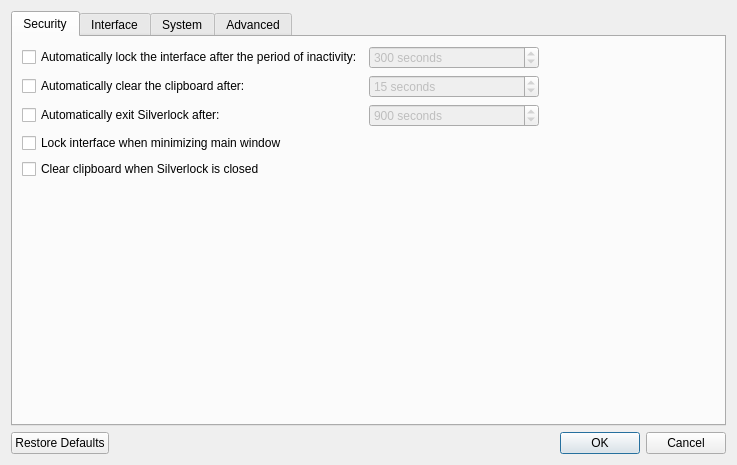
<?xml version="1.0" encoding="UTF-8"?>
<ui version="4.0">
 <class>PreferencesDialog</class>
 <widget class="QDialog" name="PreferencesDialog">
  <property name="geometry">
   <rect>
    <x>0</x>
    <y>0</y>
    <width>737</width>
    <height>465</height>
   </rect>
  </property>
  <property name="windowTitle">
   <string>Preferences</string>
  </property>
  <layout class="QVBoxLayout" name="verticalLayout">
   <item>
    <layout class="QHBoxLayout" name="horizontalLayout_3">
     <item>
      <widget class="QTabWidget" name="tabWidget">
       <property name="currentIndex">
        <number>0</number>
       </property>
       <widget class="QWidget" name="securityTab">
        <attribute name="title">
         <string>Security</string>
        </attribute>
        <layout class="QGridLayout" name="gridLayout">
         <item row="0" column="0">
          <widget class="QCheckBox" name="lockWorkspaceTimeoutCheckBox">
           <property name="whatsThis">
            <string>Checking this option will cause each open Silverlock window to lock its workspace after you have not interacted with the window (by using the mouse or keyboard in any way while the window is in focus) for the specified amount of time.</string>
           </property>
           <property name="text">
            <string>Automatically lock the interface after the period of inactivity:</string>
           </property>
          </widget>
         </item>
         <item row="0" column="1">
          <widget class="QSpinBox" name="lockWorkspaceTimeoutSpinBox">
           <property name="enabled">
            <bool>false</bool>
           </property>
           <property name="suffix">
            <string> seconds</string>
           </property>
           <property name="minimum">
            <number>1</number>
           </property>
           <property name="maximum">
            <number>31536000</number>
           </property>
           <property name="value">
            <number>300</number>
           </property>
          </widget>
         </item>
         <item row="1" column="0">
          <widget class="QCheckBox" name="autoClearClipboardCheckBox">
           <property name="whatsThis">
            <string>Checking this option will automatically clear the clipboard the specified amount of time after some text is copied from the entry table. This will not affect copy and paste operations done outside of the entry table or outside of Silverlock.</string>
           </property>
           <property name="text">
            <string>Automatically clear the clipboard after:</string>
           </property>
          </widget>
         </item>
         <item row="2" column="0">
          <widget class="QCheckBox" name="autoExitCheckBox">
           <property name="whatsThis">
            <string>Checking this option will cause Silverlock to automatically exit after you have not interacted with any window (by using the mouse or keyboard in any way while the window is in focus) for the specified amount of time.</string>
           </property>
           <property name="text">
            <string>Automatically exit Silverlock after:</string>
           </property>
          </widget>
         </item>
         <item row="3" column="0" colspan="3">
          <widget class="QCheckBox" name="lockWhenMinimizingCheckBox">
           <property name="whatsThis">
            <string>Checking this option will automatically lock the interface whenever the window is minimized.</string>
           </property>
           <property name="text">
            <string>Lock interface when minimizing main window</string>
           </property>
          </widget>
         </item>
         <item row="4" column="0" colspan="2">
          <widget class="QCheckBox" name="clearClipboardWhenClosingCheckBox">
           <property name="whatsThis">
            <string>Checking this option will cause Silverlock to clear the clipboard each time one of its windows is closed.</string>
           </property>
           <property name="text">
            <string>Clear clipboard when Silverlock is closed</string>
           </property>
          </widget>
         </item>
         <item row="1" column="1">
          <widget class="QSpinBox" name="autoClearClipboardSpinBox">
           <property name="enabled">
            <bool>false</bool>
           </property>
           <property name="suffix">
            <string> seconds</string>
           </property>
           <property name="minimum">
            <number>1</number>
           </property>
           <property name="maximum">
            <number>31536000</number>
           </property>
           <property name="value">
            <number>15</number>
           </property>
          </widget>
         </item>
         <item row="5" column="0">
          <spacer name="verticalSpacer">
           <property name="orientation">
            <enum>Qt::Vertical</enum>
           </property>
           <property name="sizeHint" stdset="0">
            <size>
             <width>20</width>
             <height>40</height>
            </size>
           </property>
          </spacer>
         </item>
         <item row="2" column="1">
          <widget class="QSpinBox" name="autoExitSpinBox">
           <property name="enabled">
            <bool>false</bool>
           </property>
           <property name="suffix">
            <string> seconds</string>
           </property>
           <property name="minimum">
            <number>60</number>
           </property>
           <property name="maximum">
            <number>31536000</number>
           </property>
           <property name="value">
            <number>900</number>
           </property>
          </widget>
         </item>
        </layout>
       </widget>
       <widget class="QWidget" name="interfaceTab">
        <attribute name="title">
         <string>Interface</string>
        </attribute>
        <layout class="QVBoxLayout" name="verticalLayout_2">
         <item>
          <widget class="QCheckBox" name="minimizeToTrayCheckBox">
           <property name="whatsThis">
            <string>Checking this option will automatically hide the window when it is minimized. It can be restored again by clicking Silverlock's system tray icon.</string>
           </property>
           <property name="text">
            <string>Minimize to system tray instead of taskbar or dock</string>
           </property>
          </widget>
         </item>
         <item>
          <widget class="QCheckBox" name="minimizeAfterClipboardCheckBox">
           <property name="whatsThis">
            <string>Checking this option will automatically minimize Silverlock whenever data is copied to the clipboard in the entry view. This will not affect clipboard operations outside the entry view or outside of Silverlock.</string>
           </property>
           <property name="text">
            <string>Minimize Silverlock after copying data to the clipboard</string>
           </property>
          </widget>
         </item>
         <item>
          <widget class="QCheckBox" name="minimizeAfterLockCheckBox">
           <property name="whatsThis">
            <string>Checking this option will minimize the Silverlock window whenever the interface is locked.</string>
           </property>
           <property name="text">
            <string>Minimize Silverlock after locking the interface</string>
           </property>
          </widget>
         </item>
         <item>
          <spacer name="verticalSpacer_2">
           <property name="orientation">
            <enum>Qt::Vertical</enum>
           </property>
           <property name="sizeHint" stdset="0">
            <size>
             <width>20</width>
             <height>40</height>
            </size>
           </property>
          </spacer>
         </item>
         <item>
          <layout class="QHBoxLayout" name="horizontalLayout_2">
           <item>
            <spacer name="horizontalSpacer_2">
             <property name="orientation">
              <enum>Qt::Horizontal</enum>
             </property>
             <property name="sizeHint" stdset="0">
              <size>
               <width>40</width>
               <height>20</height>
              </size>
             </property>
            </spacer>
           </item>
           <item>
            <widget class="QPushButton" name="clearRecentFilesListPushButton">
             <property name="whatsThis">
              <string>Pressing this button down will clear the list of files recently opened by Silverlock after the OK button is pressed.</string>
             </property>
             <property name="text">
              <string>Clear recent files list</string>
             </property>
             <property name="checkable">
              <bool>true</bool>
             </property>
            </widget>
           </item>
           <item>
            <widget class="QPushButton" name="clearWindowSettingsPushButton">
             <property name="whatsThis">
              <string>Pressing this button down will clear window position and size settings as well as the ordering, visibility and size of columns in the entry view after the OK button is pressed. The action will not take effect until Silverlock is restarted.</string>
             </property>
             <property name="text">
              <string>Clear window settings</string>
             </property>
             <property name="checkable">
              <bool>true</bool>
             </property>
            </widget>
           </item>
           <item>
            <spacer name="horizontalSpacer_3">
             <property name="orientation">
              <enum>Qt::Horizontal</enum>
             </property>
             <property name="sizeHint" stdset="0">
              <size>
               <width>40</width>
               <height>20</height>
              </size>
             </property>
            </spacer>
           </item>
          </layout>
         </item>
         <item>
          <spacer name="verticalSpacer_5">
           <property name="orientation">
            <enum>Qt::Vertical</enum>
           </property>
           <property name="sizeHint" stdset="0">
            <size>
             <width>20</width>
             <height>40</height>
            </size>
           </property>
          </spacer>
         </item>
        </layout>
       </widget>
       <widget class="QWidget" name="systemTab">
        <attribute name="title">
         <string>System</string>
        </attribute>
        <layout class="QVBoxLayout" name="verticalLayout_4">
         <item>
          <widget class="QCheckBox" name="runAtStartupCheckBox">
           <property name="whatsThis">
            <string>Checking this option will cause Silverlock to automatically run whenever the user logs in to Windows.</string>
           </property>
           <property name="text">
            <string>Automatically run Silverlock when I start my computer or log into my user account</string>
           </property>
          </widget>
         </item>
         <item>
          <widget class="QLabel" name="noRunAtStartupLabel">
           <property name="text">
            <string>This feature is not available on this platform and configuration.</string>
           </property>
           <property name="wordWrap">
            <bool>true</bool>
           </property>
          </widget>
         </item>
         <item>
          <widget class="QGroupBox" name="fileAssociationsGroupBox">
           <property name="enabled">
            <bool>false</bool>
           </property>
           <property name="title">
            <string>File associations</string>
           </property>
           <layout class="QVBoxLayout" name="verticalLayout_3">
            <item>
             <widget class="QLabel" name="securityWarningLabel">
              <property name="text">
               <string>&lt;p align=&quot;center&quot; style=&quot;color:#ff0000;&quot;&gt;&lt;b&gt;WARNING:&lt;/b&gt; Changing file association settings will take effect immediately and will not be restored by clicking the Cancel button.&lt;br /&gt;&lt;/p&gt;</string>
              </property>
              <property name="wordWrap">
               <bool>true</bool>
              </property>
             </widget>
            </item>
            <item>
             <widget class="QLabel" name="fileAssociationsLabel">
              <property name="text">
               <string>On Windows, SDBX files can be associated with Silverlock. When you double-click an SDBX file in Windows Explorer, it will open in Silverlock if this option is set.</string>
              </property>
              <property name="wordWrap">
               <bool>true</bool>
              </property>
             </widget>
            </item>
            <item>
             <layout class="QHBoxLayout" name="horizontalLayout">
              <item>
               <widget class="QPushButton" name="createAssocPushButton">
                <property name="whatsThis">
                 <string>Clicking this button will immediately set SDBX files to be associated with Silverlock in Windows Explorer.</string>
                </property>
                <property name="text">
                 <string>Create Association</string>
                </property>
               </widget>
              </item>
              <item>
               <widget class="QPushButton" name="removeAssocPushButton">
                <property name="whatsThis">
                 <string>Clicking this button will immediately remove the SDBX file association from Windows Explorer.</string>
                </property>
                <property name="text">
                 <string>Remove association</string>
                </property>
               </widget>
              </item>
              <item>
               <spacer name="horizontalSpacer">
                <property name="orientation">
                 <enum>Qt::Horizontal</enum>
                </property>
                <property name="sizeHint" stdset="0">
                 <size>
                  <width>40</width>
                  <height>20</height>
                 </size>
                </property>
               </spacer>
              </item>
             </layout>
            </item>
            <item>
             <widget class="QLabel" name="fileAssociationStatusLabel">
              <property name="text">
               <string>SDBX file associations are currently &lt;b&gt;%1&lt;b&gt;.</string>
              </property>
              <property name="wordWrap">
               <bool>true</bool>
              </property>
             </widget>
            </item>
            <item>
             <widget class="Line" name="line">
              <property name="orientation">
               <enum>Qt::Horizontal</enum>
              </property>
             </widget>
            </item>
            <item>
             <widget class="QLabel" name="fileAssociationsMoreLabel">
              <property name="text">
               <string>&lt;p&gt;On Mac OS X, file associations are assigned using Silverlock's application bundle and cannot be modified.&lt;/p&gt;
&lt;p&gt;File associations are not currently supported on Linux systems.&lt;/p&gt;</string>
              </property>
              <property name="wordWrap">
               <bool>true</bool>
              </property>
             </widget>
            </item>
           </layout>
          </widget>
         </item>
         <item>
          <spacer name="verticalSpacer_3">
           <property name="orientation">
            <enum>Qt::Vertical</enum>
           </property>
           <property name="sizeHint" stdset="0">
            <size>
             <width>20</width>
             <height>147</height>
            </size>
           </property>
          </spacer>
         </item>
        </layout>
       </widget>
       <widget class="QWidget" name="advancedTab">
        <attribute name="title">
         <string>Advanced</string>
        </attribute>
        <layout class="QVBoxLayout" name="verticalLayout_5">
         <item>
          <widget class="QCheckBox" name="openLastDatabaseCheckBox">
           <property name="whatsThis">
            <string>Checking this option will cause the file most recently opened by Silverlock to be opened automatically when Silverlock starts.</string>
           </property>
           <property name="text">
            <string>Automatically open the last used database on startup</string>
           </property>
          </widget>
         </item>
         <item>
          <widget class="QCheckBox" name="updateOnStartupCheckBox">
           <property name="whatsThis">
            <string>Checking this option will cause Silverlock to check for updates in the background each time the application is run. It is strongly recommended that you do not disable this option.</string>
           </property>
           <property name="text">
            <string>Check for updates when Silverlock is started</string>
           </property>
          </widget>
         </item>
         <item>
          <widget class="QCheckBox" name="autoSaveOnCloseCheckBox">
           <property name="whatsThis">
            <string>Checking this option will attempt to automatically save unsaved chanages to a database when the window is closed or the interface is locked. However, if the database does not have a file name set (e.g. you created a new file but have not yet saved it) the user still still be prompted.</string>
           </property>
           <property name="text">
            <string>Automatically save changes to the database when the window is closed or the interface is locked</string>
           </property>
          </widget>
         </item>
         <item>
          <spacer name="verticalSpacer_4">
           <property name="orientation">
            <enum>Qt::Vertical</enum>
           </property>
           <property name="sizeHint" stdset="0">
            <size>
             <width>20</width>
             <height>302</height>
            </size>
           </property>
          </spacer>
         </item>
        </layout>
       </widget>
      </widget>
     </item>
    </layout>
   </item>
   <item>
    <widget class="QDialogButtonBox" name="buttonBox">
     <property name="orientation">
      <enum>Qt::Horizontal</enum>
     </property>
     <property name="standardButtons">
      <set>QDialogButtonBox::Cancel|QDialogButtonBox::Ok|QDialogButtonBox::RestoreDefaults</set>
     </property>
    </widget>
   </item>
  </layout>
 </widget>
 <tabstops>
  <tabstop>tabWidget</tabstop>
  <tabstop>lockWorkspaceTimeoutCheckBox</tabstop>
  <tabstop>lockWorkspaceTimeoutSpinBox</tabstop>
  <tabstop>autoClearClipboardCheckBox</tabstop>
  <tabstop>autoClearClipboardSpinBox</tabstop>
  <tabstop>autoExitCheckBox</tabstop>
  <tabstop>autoExitSpinBox</tabstop>
  <tabstop>lockWhenMinimizingCheckBox</tabstop>
  <tabstop>clearClipboardWhenClosingCheckBox</tabstop>
  <tabstop>minimizeToTrayCheckBox</tabstop>
  <tabstop>minimizeAfterClipboardCheckBox</tabstop>
  <tabstop>minimizeAfterLockCheckBox</tabstop>
  <tabstop>clearRecentFilesListPushButton</tabstop>
  <tabstop>clearWindowSettingsPushButton</tabstop>
  <tabstop>runAtStartupCheckBox</tabstop>
  <tabstop>createAssocPushButton</tabstop>
  <tabstop>removeAssocPushButton</tabstop>
  <tabstop>openLastDatabaseCheckBox</tabstop>
  <tabstop>updateOnStartupCheckBox</tabstop>
  <tabstop>autoSaveOnCloseCheckBox</tabstop>
  <tabstop>buttonBox</tabstop>
 </tabstops>
 <resources/>
 <connections>
  <connection>
   <sender>buttonBox</sender>
   <signal>accepted()</signal>
   <receiver>PreferencesDialog</receiver>
   <slot>accept()</slot>
   <hints>
    <hint type="sourcelabel">
     <x>257</x>
     <y>455</y>
    </hint>
    <hint type="destinationlabel">
     <x>157</x>
     <y>274</y>
    </hint>
   </hints>
  </connection>
  <connection>
   <sender>buttonBox</sender>
   <signal>rejected()</signal>
   <receiver>PreferencesDialog</receiver>
   <slot>reject()</slot>
   <hints>
    <hint type="sourcelabel">
     <x>325</x>
     <y>455</y>
    </hint>
    <hint type="destinationlabel">
     <x>286</x>
     <y>274</y>
    </hint>
   </hints>
  </connection>
  <connection>
   <sender>lockWorkspaceTimeoutCheckBox</sender>
   <signal>toggled(bool)</signal>
   <receiver>lockWorkspaceTimeoutSpinBox</receiver>
   <slot>setEnabled(bool)</slot>
   <hints>
    <hint type="sourcelabel">
     <x>240</x>
     <y>48</y>
    </hint>
    <hint type="destinationlabel">
     <x>382</x>
     <y>50</y>
    </hint>
   </hints>
  </connection>
  <connection>
   <sender>autoClearClipboardCheckBox</sender>
   <signal>toggled(bool)</signal>
   <receiver>autoClearClipboardSpinBox</receiver>
   <slot>setEnabled(bool)</slot>
   <hints>
    <hint type="sourcelabel">
     <x>244</x>
     <y>77</y>
    </hint>
    <hint type="destinationlabel">
     <x>386</x>
     <y>74</y>
    </hint>
   </hints>
  </connection>
  <connection>
   <sender>autoExitCheckBox</sender>
   <signal>toggled(bool)</signal>
   <receiver>autoExitSpinBox</receiver>
   <slot>setEnabled(bool)</slot>
   <hints>
    <hint type="sourcelabel">
     <x>251</x>
     <y>105</y>
    </hint>
    <hint type="destinationlabel">
     <x>385</x>
     <y>102</y>
    </hint>
   </hints>
  </connection>
 </connections>
</ui>
